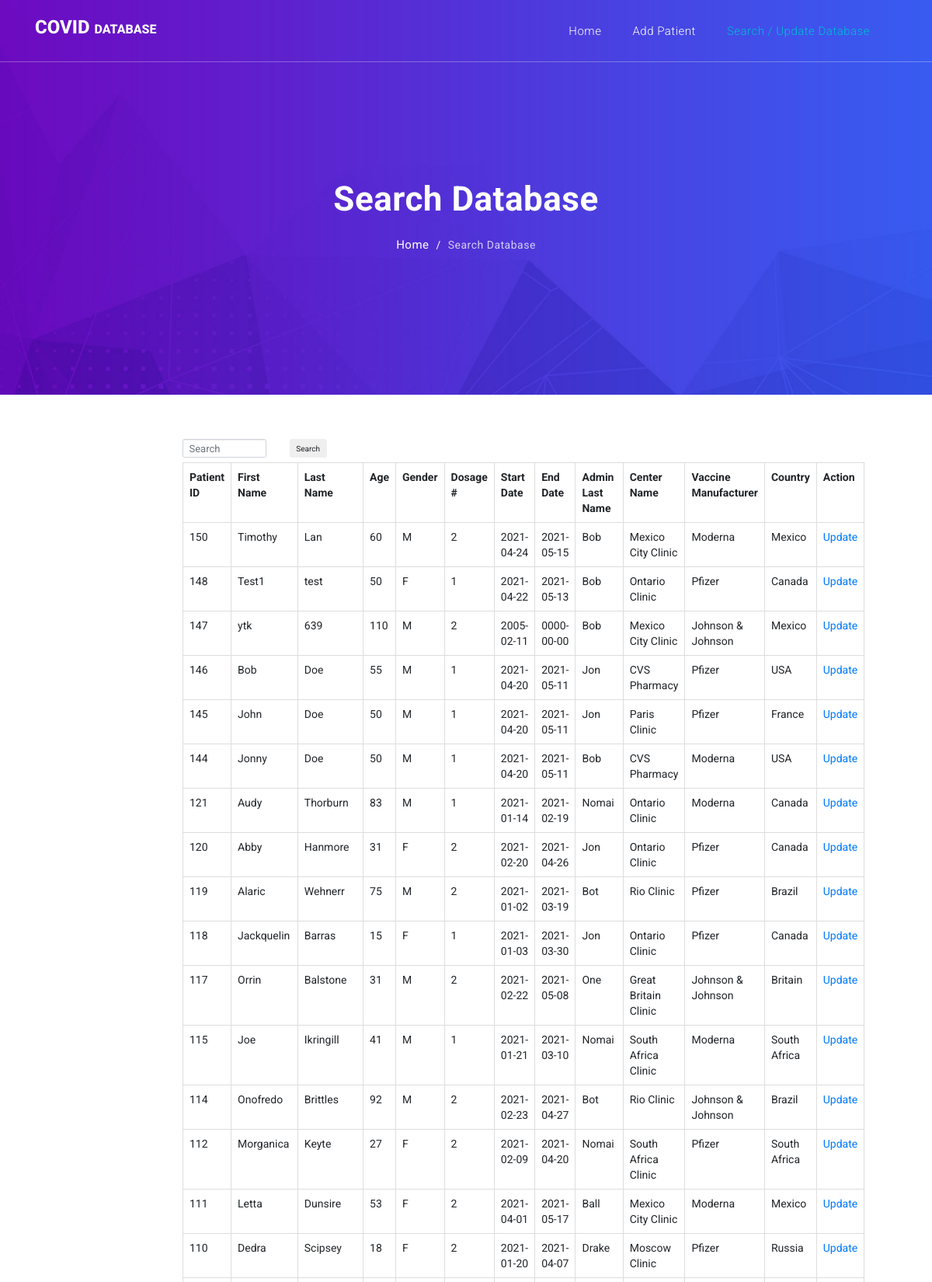
Screenshot of /searchDB.php (upper part) with the database file from the repository.
### tables this page shows
CREATE TABLE `patient` (
  `patient_id` int(6) UNSIGNED NOT NULL,
  `first_name` varchar(30) NOT NULL,
  `last_name` varchar(30) NOT NULL,
  `age` int(6) DEFAULT NULL,
  `gender` varchar(1) DEFAULT NULL,
  `center_id` int(6) UNSIGNED NOT NULL,
  `doctor_id` int(6) DEFAULT NULL,
  `vaccine_manufacturer_id` int(6) DEFAULT NULL,
  `start_date` date DEFAULT NULL,
  `end_date` date DEFAULT NULL,
  `dosage_no` int(1) DEFAULT NULL
);

CREATE TABLE `doctor` (
  `doctor_id` int(6) UNSIGNED NOT NULL,
  `first_name` varchar(30) DEFAULT NULL,
  `alast_name` varchar(30) DEFAULT NULL,
  `age` int(6) UNSIGNED DEFAULT NULL,
  `gender` varchar(1) DEFAULT NULL,
  `center_id` int(6) UNSIGNED DEFAULT NULL
);

CREATE TABLE `center` (
  `center_name` varchar(30) DEFAULT NULL,
  `center_id` int(6) UNSIGNED NOT NULL,
  `country_id` int(6) DEFAULT NULL
);

CREATE TABLE `vaccine_manufacturers` (
  `vaccine_manufacturer_id` int(6) UNSIGNED NOT NULL,
  `vaccine_manufacturer` varchar(30) DEFAULT NULL
);

CREATE TABLE `country` (
  `country_id` int(6) UNSIGNED NOT NULL,
  `country_name` varchar(30) DEFAULT NULL,
  `continent_id` int(6) DEFAULT NULL,
  `population` int(6) DEFAULT NULL
);

### searchDB.php (the view, shortened to what this page needs)
<?php
    include_once 'db.php';
?>
<!DOCTYPE html>
<html lang="en">
  <head>
    <link rel="stylesheet" href="https://maxcdn.bootstrapcdn.com/bootstrap/3.3.7/css/bootstrap.min.css">
    <link href="vendor/bootstrap/css/bootstrap.min.css" rel="stylesheet">
    <link rel="stylesheet" href="assets/css/fontawesome.css">
    <link rel="stylesheet" href="assets/css/templatemo-host-cloud.css">
    <link rel="stylesheet" href="assets/css/owl.css">
  </head>
  <body>
    <header class="">
      <nav class="navbar navbar-expand-lg">
        <div class="container">
          <a class="navbar-brand" href="index.php"><h2>Covid <em>Database</em></h2></a>
          <div class="collapse navbar-collapse" id="navbarResponsive">
            <ul class="navbar-nav ml-auto">
              <li class="nav-item">
                <a class="nav-link" href="index.php">Home
                </a>
              </li>
              <li class="nav-item">
                <a class="nav-link" href="patient.php">Add Patient</a>
              </li>
              <li class="nav-item active">
                <a class="nav-link" href="searchDB.php">Search / Update Database</a>
              </li>
            </ul>
          </div>
        </div>
      </nav>
    </header>
    <div class="page-heading header-text">
      <div class="container">
        <div class="row">
          <div class="col-md-12">
            <h1>Search Database</h1>
            <p><a href="index.html">Home</a> / <span>Search Database</span></p>
          </div>
        </div>
      </div>
    </div>
<div class="container " style =" width:100%;">
		<div class="row">
			<div class="col-md-8 col-md-offset-2" style="margin-top: 5%; width:100%;">
				<div class="row">
          <?php
              if(isset($_POST['search'])){
                $searchKey = $_POST['search'];
                $searchKey = trim($searchKey);
                if(strlen($searchKey)==0){
                  $sql ="Select patient.patient_id, patient.first_name, patient.last_name, patient.age, patient.gender, patient.dosage_no, patient.start_date, patient.end_date, doctor.alast_name, center.center_name,
                  vaccine_manufacturers.vaccine_manufacturer, country.country_name
                  FROM patient
                  JOIN doctor on doctor.doctor_id = patient.doctor_id
                  JOIN center on center.center_id = patient.center_id
                  JOIN vaccine_manufacturers on vaccine_manufacturers.vaccine_manufacturer_id = patient.vaccine_manufacturer_id
                  JOIN country on center.country_id = country.country_id
                  ORDER BY patient.patient_id DESC;
                  ";
                }
                else{
                $sql = "Select patient.patient_id, patient.first_name, patient.last_name, patient.age,
                patient.gender, patient.dosage_no, patient.start_date, patient.end_date, doctor.alast_name, center.center_name,
                vaccine_manufacturers.vaccine_manufacturer, country.country_name
                FROM patient
                JOIN doctor on doctor.doctor_id = patient.doctor_id
                JOIN center on center.center_id = patient.center_id
                JOIN vaccine_manufacturers on vaccine_manufacturers.vaccine_manufacturer_id = patient.vaccine_manufacturer_id
                JOIN country on center.country_id = country.country_id
                WHERE patient.first_name = '$searchKey' OR patient.last_name = '$searchKey'
                OR patient.age = '$searchKey' OR patient.gender ='$searchKey' OR patient.dosage_no = '$searchKey'
                OR doctor.alast_name = '$searchKey' OR center.center_name = '$searchKey'
                OR vaccine_manufacturers.vaccine_manufacturer = '$searchKey'
                OR country.country_name = '$searchKey'
                ORDER BY patient.patient_id DESC;";
                }
              }
              else{
                $sql = "Select patient.patient_id, patient.first_name, patient.last_name, patient.age, patient.gender, patient.dosage_no, patient.start_date, patient.end_date, doctor.alast_name, center.center_name,
                vaccine_manufacturers.vaccine_manufacturer, country.country_name
                FROM patient
                JOIN doctor on doctor.doctor_id = patient.doctor_id
                JOIN center on center.center_id = patient.center_id
                JOIN vaccine_manufacturers on vaccine_manufacturers.vaccine_manufacturer_id = patient.vaccine_manufacturer_id
                JOIN country on center.country_id = country.country_id
                ORDER BY patient.patient_id DESC;";
                 $searchKey = "";
             }
              $result = mysqli_query($conn, $sql);
          ?>
				<form action="" method="POST">
					<div class="col-md-6">
						<input type="text" style =" font-size: 13px;" name="search" class='form-control' placeholder="Search" value="<?php echo $searchKey?>" >
					</div>
					<div class="col-md-6 text-left">
						<button class="btn">Search</button>
					</div>
				</form>
				<br>
				<br>
				</div>
				<table class="table table-bordered" style =" width:100%;">
					<tr>
						<th>Patient ID</th>
						<th>First Name</th>
						<th>Last Name</th>
            <th>Age</th>
            <th>Gender</th>
            <th>Dosage #</th>
            <th>Start Date</th>
            <th>End Date</th>
            <th>Admin Last Name</th>
            <th>Center Name</th>
            <th>Vaccine Manufacturer</th>
            <th>Country</th>
            <th>Action</th>
					</tr>
          <?php while($row = mysqli_fetch_object($result)){?>
					<tr>
						<td><?php echo $row->patient_id?> </td>
            <td><?php echo $row->first_name?> </td>
						<td><?php echo $row->last_name?> </td>
						<td><?php echo $row->age?> </td>
            <td><?php echo $row->gender?> </td>
            <td><?php echo $row->dosage_no?> </td>
            <td><?php echo $row->start_date?> </td>
            <td><?php echo $row->end_date?> </td>
            <td><?php echo $row->alast_name?> </td>
            <td><?php echo $row->center_name?> </td>
            <td><?php echo $row->vaccine_manufacturer?> </td>
            <td><?php echo $row->country_name?> </td>
            <td><a href="update-process.php?id=<?php echo $row->patient_id?>">Update</a></td>
					</tr>
          <?php }?>
				</table>
			</div>
		</div>
	</div>
  <br/>
  <br/>
  <br/>
  <br/>
  </body>
</html>

### assets/css/templatemo-host-cloud.css (style rules this page uses)
body { font-family: 'Roboto', sans-serif; transition: all 0.5s; }
p { margin-bottom: 0px; font-size: 14px; color: #6a6a6a; line-height: 25px; }
a { text-decoration: none!important; }
.page-heading { background-image: url(../images/heading-bg.jpg); background-position: center center; background-repeat: no-repeat; background-size: cover; text-align: center; padding: 230px 0px 180px 0px; }
.page-heading h1 { color: #fff; font-size: 44px; font-weight: 700; letter-spacing: 0.5px; margin-bottom: 20px; }
.page-heading p { color: #fff; letter-spacing: 0.5px; }
.page-heading p a { color: #fff; font-size: 15px; }
.page-heading p a { margin-right: 5px; }
.page-heading p span { color: #fff; opacity: 0.75; margin-left: 5px; }
header { position: fixed; z-index: 99999; width: 100%; background-color: transparent!important; border-bottom: 1px solid rgba(250,250,250,0.30); height: 80px; -webkit-transition: all .5s ease 0s; -moz-transition: all .5s ease 0s; -o-transition: all .5s ease 0s; transition: all .5s ease 0s; }
.navbar .navbar-brand { float: left; margin-top: 12px; outline: none; }
.navbar .navbar-brand h2 { color: #fff; text-transform: uppercase; font-size: 24px; font-weight: 800; -webkit-transition: all .3s ease 0s; -moz-transition: all .3s ease 0s; -o-transition: all .3s ease 0s; transition: all .3s ease 0s; }
.navbar .navbar-brand h2 em { font-style: normal; font-size: 16px; }
#navbarResponsive { z-index: 999; }
.navbar-collapse { text-align: center; }
.navbar .navbar-nav .nav-item { margin: 0px 15px; }
.navbar .navbar-nav a.nav-link { text-transform: capitalize; font-size: 15px; font-weight: 300; letter-spacing: 0.5px; color: #fff; transition: all 0.5s; margin-top: 5px; }
.navbar .navbar-nav .nav-link:hover, .navbar .navbar-nav .active>.nav-link, .navbar .navbar-nav .nav-link.active, .navbar .navbar-nav .nav-link.show, .navbar .navbar-nav .show>.nav-link { color: #00bcd4; }

### searchDB.php (style rules this page uses)
th, td { font-family: Roboto, Arial, sans-serif; font-size: 14px; }

### rows the page displays
patient: patient_id "150", first_name "Timothy", last_name "Lan", age "60", gender "M", dosage_no "2", start_date "2021-04-24", end_date "2021-05-15", doctor.alast_name "Bob", center.center_name "Mexico City Clinic", vaccine_manufacturer.vaccine_manufacturer "Moderna", country.country_name "Mexico"
patient: patient_id "148", first_name "Test1", last_name "test", age "50", gender "F", dosage_no "1", start_date "2021-04-22", end_date "2021-05-13", doctor.alast_name "Bob", center.center_name "Ontario Clinic", vaccine_manufacturer.vaccine_manufacturer "Pfizer", country.country_name "Canada"
patient: patient_id "147", first_name "ytk", last_name "639", age "110", gender "M", dosage_no "2", start_date "2005-02-11", end_date "0000-00-00", doctor.alast_name "Bob", center.center_name "Mexico City Clinic", vaccine_manufacturer.vaccine_manufacturer "Johnson & Johnson", country.country_name "Mexico"
patient: patient_id "146", first_name "Bob", last_name "Doe", age "55", gender "M", dosage_no "1", start_date "2021-04-20", end_date "2021-05-11", doctor.alast_name "Jon", center.center_name "CVS Pharmacy", vaccine_manufacturer.vaccine_manufacturer "Pfizer", country.country_name "USA"
patient: patient_id "145", first_name "John", last_name "Doe", age "50", gender "M", dosage_no "1", start_date "2021-04-20", end_date "2021-05-11", doctor.alast_name "Jon", center.center_name "Paris Clinic", vaccine_manufacturer.vaccine_manufacturer "Pfizer", country.country_name "France"
patient: patient_id "144", first_name "Jonny", last_name "Doe", age "50", gender "M", dosage_no "1", start_date "2021-04-20", end_date "2021-05-11", doctor.alast_name "Bob", center.center_name "CVS Pharmacy", vaccine_manufacturer.vaccine_manufacturer "Moderna", country.country_name "USA"
patient: patient_id "121", first_name "Audy", last_name "Thorburn", age "83", gender "M", dosage_no "1", start_date "2021-01-14", end_date "2021-02-19", doctor.alast_name "Nomai", center.center_name "Ontario Clinic", vaccine_manufacturer.vaccine_manufacturer "Moderna", country.country_name "Canada"
patient: patient_id "120", first_name "Abby", last_name "Hanmore", age "31", gender "F", dosage_no "2", start_date "2021-02-20", end_date "2021-04-26", doctor.alast_name "Jon", center.center_name "Ontario Clinic", vaccine_manufacturer.vaccine_manufacturer "Pfizer", country.country_name "Canada"
patient: patient_id "119", first_name "Alaric", last_name "Wehnerr", age "75", gender "M", dosage_no "2", start_date "2021-01-02", end_date "2021-03-19", doctor.alast_name "Bot", center.center_name "Rio Clinic", vaccine_manufacturer.vaccine_manufacturer "Pfizer", country.country_name "Brazil"
patient: patient_id "118", first_name "Jackquelin", last_name "Barras", age "15", gender "F", dosage_no "1", start_date "2021-01-03", end_date "2021-03-30", doctor.alast_name "Jon", center.center_name "Ontario Clinic", vaccine_manufacturer.vaccine_manufacturer "Pfizer", country.country_name "Canada"
patient: patient_id "117", first_name "Orrin", last_name "Balstone", age "31", gender "M", dosage_no "2", start_date "2021-02-22", end_date "2021-05-08", doctor.alast_name "One", center.center_name "Great Britain Clinic", vaccine_manufacturer.vaccine_manufacturer "Johnson & Johnson", country.country_name "Britain"
patient: patient_id "115", first_name "Joe", last_name "Ikringill", age "41", gender "M", dosage_no "1", start_date "2021-01-21", end_date "2021-03-10", doctor.alast_name "Nomai", center.center_name "South Africa Clinic", vaccine_manufacturer.vaccine_manufacturer "Moderna", country.country_name "South Africa"
patient: patient_id "114", first_name "Onofredo", last_name "Brittles", age "92", gender "M", dosage_no "2", start_date "2021-02-23", end_date "2021-04-27", doctor.alast_name "Bot", center.center_name "Rio Clinic", vaccine_manufacturer.vaccine_manufacturer "Johnson & Johnson", country.country_name "Brazil"
patient: patient_id "112", first_name "Morganica", last_name "Keyte", age "27", gender "F", dosage_no "2", start_date "2021-02-09", end_date "2021-04-20", doctor.alast_name "Nomai", center.center_name "South Africa Clinic", vaccine_manufacturer.vaccine_manufacturer "Pfizer", country.country_name "South Africa"
patient: patient_id "111", first_name "Letta", last_name "Dunsire", age "53", gender "F", dosage_no "2", start_date "2021-04-01", end_date "2021-05-17", doctor.alast_name "Ball", center.center_name "Mexico City Clinic", vaccine_manufacturer.vaccine_manufacturer "Moderna", country.country_name "Mexico"
patient: patient_id "110", first_name "Dedra", last_name "Scipsey", age "18", gender "F", dosage_no "2", start_date "2021-01-20", end_date "2021-04-07", doctor.alast_name "Drake", center.center_name "Moscow Clinic", vaccine_manufacturer.vaccine_manufacturer "Pfizer", country.country_name "Russia"
